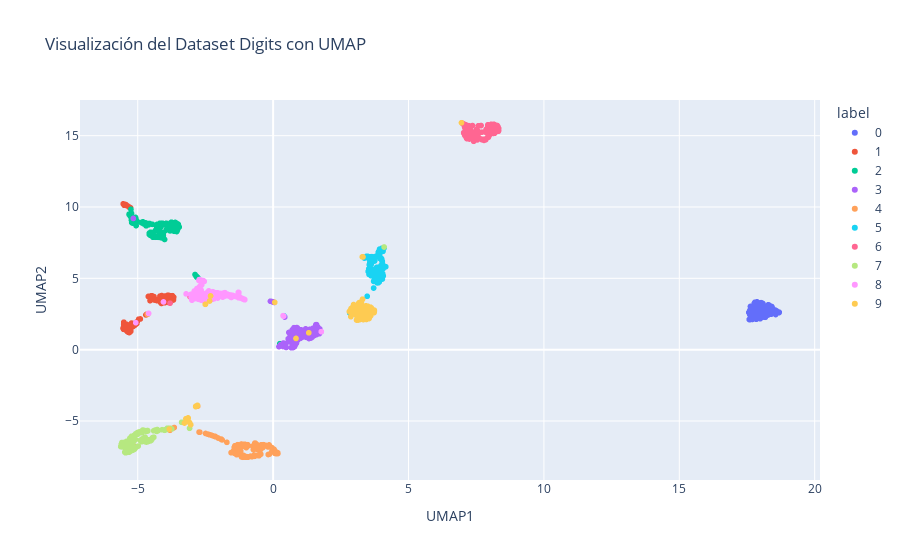

Write notebook code for a chart like this one.
### Markdown cell above
## 6. UMAP (Uniform Manifold Approximation and Projection)

Finalmente, probaremos UMAP, la alternativa moderna a t-SNE.

### Code cell
# Aplicamos UMAP. n_neighbors y min_dist son hiperparámetros clave.
reducer = umap.UMAP(n_neighbors=15, min_dist=0.0, n_components=2)
X_umap = reducer.fit_transform(X_scaled)

# Creamos el DataFrame para Plotly
df_umap = pd.DataFrame(data=X_umap, columns=['UMAP1', 'UMAP2'])
df_umap['label'] = y.astype(str)

# Visualizamos
fig = px.scatter(df_umap, x='UMAP1', y='UMAP2', color='label',
                 title='Visualización del Dataset Digits con UMAP',
                 labels={'color': 'Dígito'})
fig.show()

### Figure 1 — Plotly figure (JSON) as saved in the notebook; plotly's stock layout.template omitted (floating-point values rounded to 4 significant figures; data arrays with more than 128 entries replaced by an {"elided": "..."} marker saying what was removed)
{"data": [{"hovertemplate": "label=0<br>UMAP1=%{x}<br>UMAP2=%{y}<extra></extra>", "legendgroup": "0", "marker": {"color": "#636efa", "symbol": "circle"}, "mode": "markers", "name": "0", "showlegend": true, "type": "scattergl", "x": {"elided": "178 float values"}, "xaxis": "x", "y": {"elided": "178 float values"}, "yaxis": "y"}, {"hovertemplate": "label=1<br>UMAP1=%{x}<br>UMAP2=%{y}<extra></extra>", "legendgroup": "1", "marker": {"color": "#EF553B", "symbol": "circle"}, "mode": "markers", "name": "1", "showlegend": true, "type": "scattergl", "x": {"elided": "182 float values"}, "xaxis": "x", "y": {"elided": "182 float values"}, "yaxis": "y"}, {"hovertemplate": "label=2<br>UMAP1=%{x}<br>UMAP2=%{y}<extra></extra>", "legendgroup": "2", "marker": {"color": "#00cc96", "symbol": "circle"}, "mode": "markers", "name": "2", "showlegend": true, "type": "scattergl", "x": {"elided": "177 float values"}, "xaxis": "x", "y": {"elided": "177 float values"}, "yaxis": "y"}, {"hovertemplate": "label=3<br>UMAP1=%{x}<br>UMAP2=%{y}<extra></extra>", "legendgroup": "3", "marker": {"color": "#ab63fa", "symbol": "circle"}, "mode": "markers", "name": "3", "showlegend": true, "type": "scattergl", "x": {"elided": "183 float values"}, "xaxis": "x", "y": {"elided": "183 float values"}, "yaxis": "y"}, {"hovertemplate": "label=4<br>UMAP1=%{x}<br>UMAP2=%{y}<extra></extra>", "legendgroup": "4", "marker": {"color": "#FFA15A", "symbol": "circle"}, "mode": "markers", "name": "4", "showlegend": true, "type": "scattergl", "x": {"elided": "181 float values"}, "xaxis": "x", "y": {"elided": "181 float values"}, "yaxis": "y"}, {"hovertemplate": "label=5<br>UMAP1=%{x}<br>UMAP2=%{y}<extra></extra>", "legendgroup": "5", "marker": {"color": "#19d3f3", "symbol": "circle"}, "mode": "markers", "name": "5", "showlegend": true, "type": "scattergl", "x": {"elided": "182 float values"}, "xaxis": "x", "y": {"elided": "182 float values"}, "yaxis": "y"}, {"hovertemplate": "label=6<br>UMAP1=%{x}<br>UMAP2=%{y}<extra></extra>", "legendgroup": "6", "marker": {"color": "#FF6692", "symbol": "circle"}, "mode": "markers", "name": "6", "showlegend": true, "type": "scattergl", "x": {"elided": "181 float values"}, "xaxis": "x", "y": {"elided": "181 float values"}, "yaxis": "y"}, {"hovertemplate": "label=7<br>UMAP1=%{x}<br>UMAP2=%{y}<extra></extra>", "legendgroup": "7", "marker": {"color": "#B6E880", "symbol": "circle"}, "mode": "markers", "name": "7", "showlegend": true, "type": "scattergl", "x": {"elided": "179 float values"}, "xaxis": "x", "y": {"elided": "179 float values"}, "yaxis": "y"}, {"hovertemplate": "label=8<br>UMAP1=%{x}<br>UMAP2=%{y}<extra></extra>", "legendgroup": "8", "marker": {"color": "#FF97FF", "symbol": "circle"}, "mode": "markers", "name": "8", "showlegend": true, "type": "scattergl", "x": {"elided": "174 float values"}, "xaxis": "x", "y": {"elided": "174 float values"}, "yaxis": "y"}, {"hovertemplate": "label=9<br>UMAP1=%{x}<br>UMAP2=%{y}<extra></extra>", "legendgroup": "9", "marker": {"color": "#FECB52", "symbol": "circle"}, "mode": "markers", "name": "9", "showlegend": true, "type": "scattergl", "x": {"elided": "180 float values"}, "xaxis": "x", "y": {"elided": "180 float values"}, "yaxis": "y"}], "layout": {"legend": {"title": {"text": "label"}, "tracegroupgap": 0}, "title": {"text": "Visualización del Dataset Digits con UMAP"}, "xaxis": {"anchor": "y", "domain": [0, 1], "title": {"text": "UMAP1"}}, "yaxis": {"anchor": "x", "domain": [0, 1], "title": {"text": "UMAP2"}}}}
